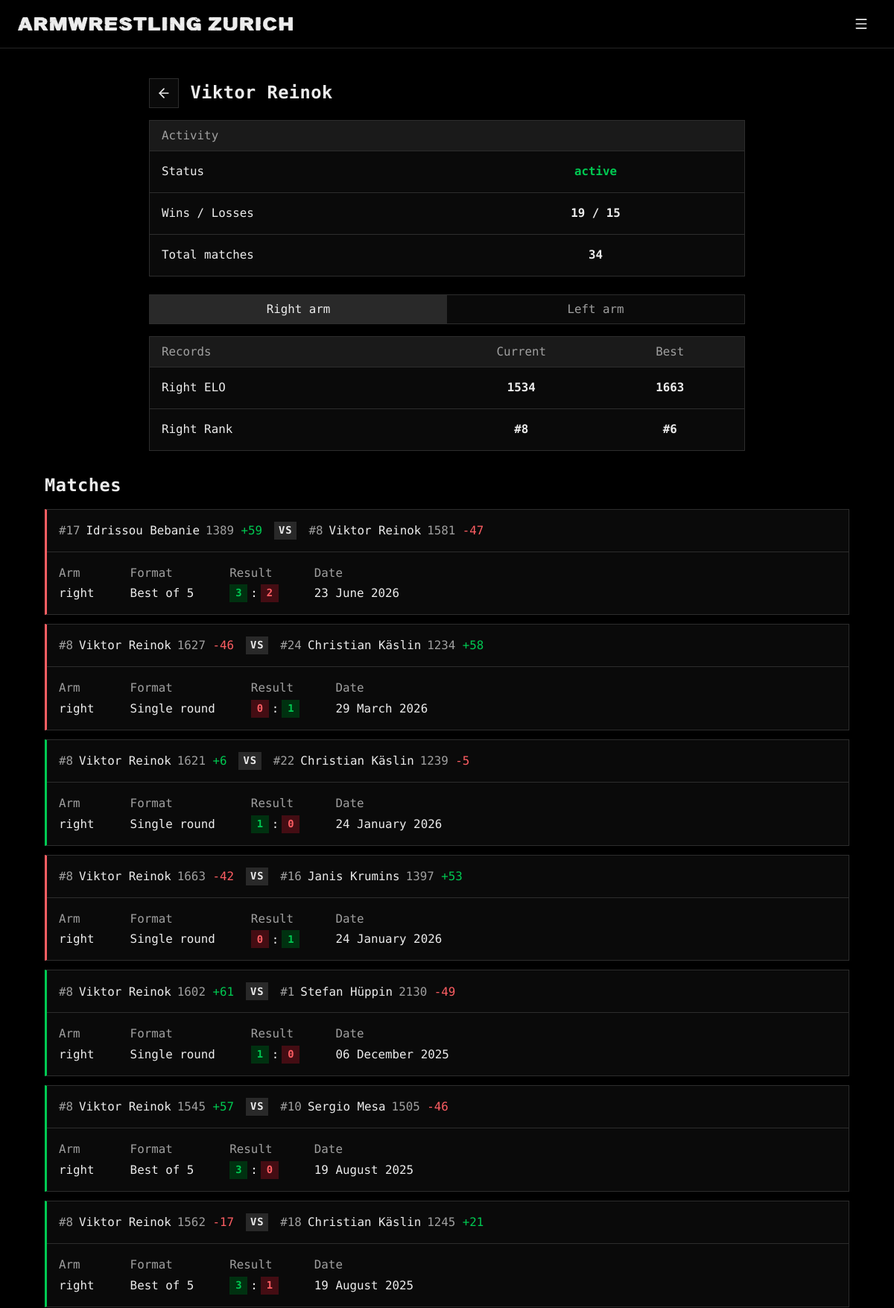
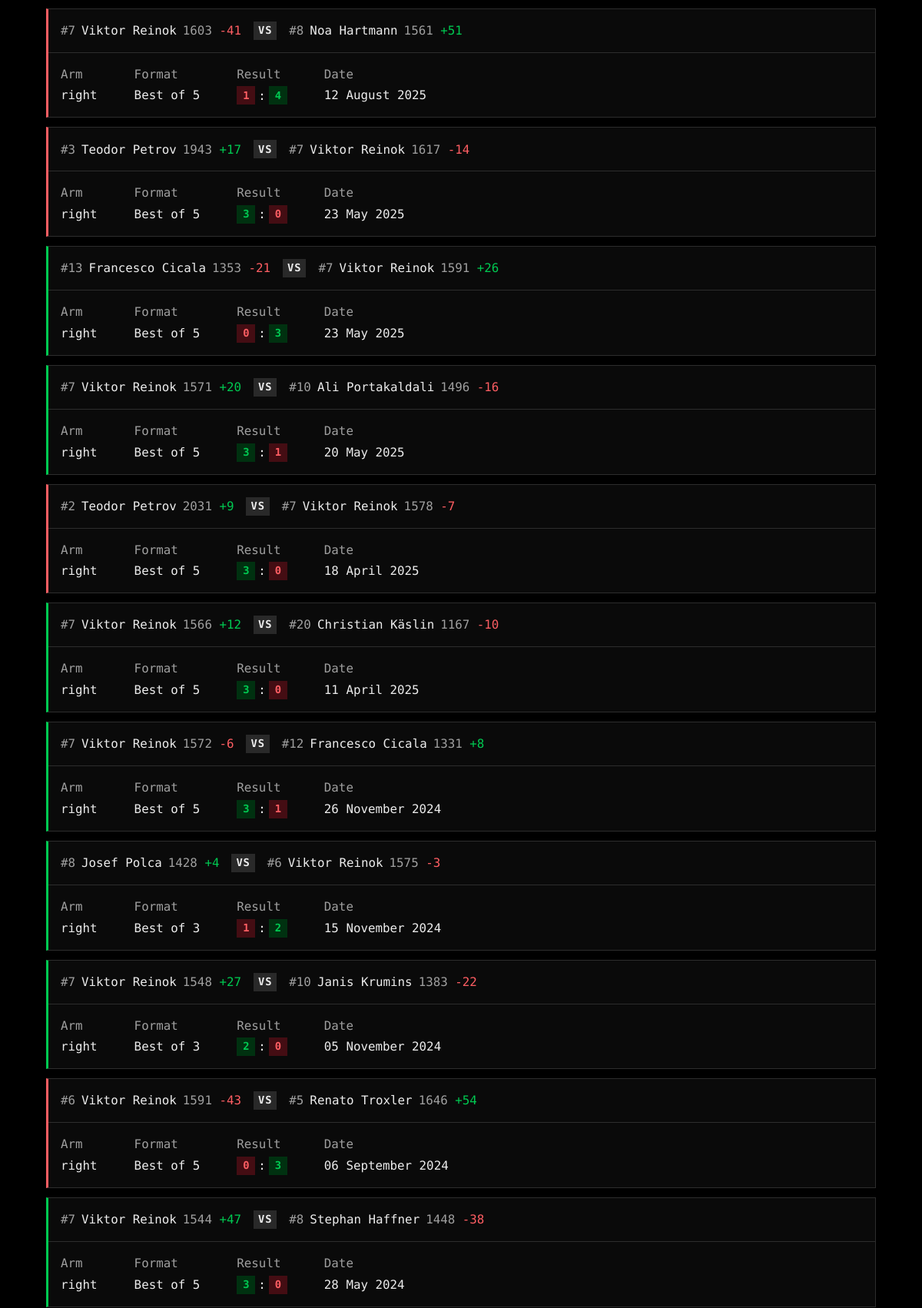
The app's page /view_member?id=2&arm=right (upper part) with its own data (2 pictures, top to bottom).
### tables this page shows
CREATE TABLE "armwrestlers" (
    id INTEGER PRIMARY KEY AUTOINCREMENT,
    name TEXT NOT NULL UNIQUE,
    right_elo INTEGER NOT NULL,
    left_elo INTEGER NOT NULL,
    right_rank INTEGER,
    left_rank INTEGER,
    added_by TEXT NOT NULL,
    last_edited_by TEXT, hidden INTEGER NOT NULL DEFAULT 0, active INTEGER NOT NULL DEFAULT 1,
    FOREIGN KEY (added_by) REFERENCES users(username)
);

CREATE TABLE "history" (
    id INTEGER PRIMARY KEY AUTOINCREMENT,
    armwrestler1_id INTEGER NOT NULL,
    armwrestler2_id INTEGER NOT NULL,
    arm TEXT NOT NULL CHECK (arm IN ('right', 'left')),
    armwrestler1_rank INTEGER NOT NULL,
    armwrestler2_rank INTEGER NOT NULL,
    armwrestler1_elo INTEGER NOT NULL,
    armwrestler2_elo INTEGER NOT NULL,
    armwrestler1_score INTEGER NOT NULL,
    armwrestler2_score INTEGER NOT NULL,
    armwrestler1_elo_diff INTEGER NOT NULL,
    armwrestler2_elo_diff INTEGER NOT NULL,
    selected_format TEXT NOT NULL,
    date DATETIME DEFAULT CURRENT_TIMESTAMP,
    added_by TEXT NOT NULL,
    FOREIGN KEY (armwrestler1_id) REFERENCES armwrestlers(id),
    FOREIGN KEY (armwrestler2_id) REFERENCES armwrestlers(id),
    FOREIGN KEY (added_by) REFERENCES users(username)
);

### armelo_app.py (the view, shortened to what this page needs)
@app.route("/view_member", methods=["GET"])
def view_member():
    try:
        id = int(request.args.get('id'))
    except (ValueError, TypeError):
        raise NotFound()
    if request.args.get('arm') not in ('right', 'left'):
        return redirect(url_for('view_member', id=id, arm='right'))
    arm = get_arm()
    name_result = db_execute('SELECT name FROM armwrestlers WHERE id = ?', id)
    if not name_result:
        raise NotFound()
    name = name_result[0]['name']
    query = '''
        SELECT
            CASE WHEN a.hidden THEN 'hidden' WHEN a.active THEN 'active' ELSE 'inactive' END AS current_status,
            a.right_elo, a.left_elo, a.right_rank, a.left_rank
        FROM armwrestlers a
        WHERE a.id = ?
    '''
    current_status, current_right_elo, current_left_elo, current_right_rank, current_left_rank = db_execute(query, id)[0]
    wins, losses = 0, 0
    history = db_execute('''
        SELECT a1.id AS armwrestler1_id, a1.name AS armwrestler1_name, a2.id AS armwrestler2_id, a2.name AS armwrestler2_name, h.arm,
               h.armwrestler1_rank, h.armwrestler2_rank, h.armwrestler1_elo, h.armwrestler2_elo,
               h.armwrestler1_score, h.armwrestler2_score, h.armwrestler1_elo_diff, h.armwrestler2_elo_diff,
               h.selected_format, h.date
        FROM history h
        JOIN armwrestlers a1 ON h.armwrestler1_id = a1.id
        JOIN armwrestlers a2 ON h.armwrestler2_id = a2.id
        WHERE h.armwrestler1_id = ? OR h.armwrestler2_id = ?
        ORDER BY h.id DESC
    ''', id, id)
    selected_arm_history = []
    if history:
        best_right_elo = current_right_elo
        best_left_elo = current_left_elo
        best_right_rank = current_right_rank
        best_left_rank = current_left_rank
        wins_losses = []
        for record in history:
            is_armwrestler1 = record['armwrestler1_id'] == id
            match_arm = record['arm']
            elo = record['armwrestler1_elo'] if is_armwrestler1 else record['armwrestler2_elo']
            rank = record['armwrestler1_rank'] if is_armwrestler1 else record['armwrestler2_rank']
            my_score, opponent_score = (record['armwrestler1_score'], record['armwrestler2_score']) if is_armwrestler1 else (record['armwrestler2_score'], record['armwrestler1_score'])
            if my_score > opponent_score:
                wins += 1
                if match_arm == arm:
                    wins_losses.append("win")
            elif my_score < opponent_score:
                losses += 1
                if match_arm == arm:
                    wins_losses.append("loss")
            elif match_arm == arm:
                wins_losses.append("draw")
            if match_arm == 'right':
                best_right_elo = max(best_right_elo, elo)
                best_right_rank = min(best_right_rank, rank) if best_right_rank is not None else rank
                if arm == 'right':
                    selected_arm_history.append(record)
            elif match_arm == 'left':
                best_left_elo = max(best_left_elo, elo)
                best_left_rank = min(best_left_rank, rank) if best_left_rank is not None else rank
                if arm == 'left':
                    selected_arm_history.append(record)
        formatted_data = get_matches_formatted_data(selected_arm_history)
        total_matches = len(history)
    badges_for_arm = db_execute('''
        SELECT badges.name, badges.color
        FROM armwrestler_badges
        JOIN badges ON armwrestler_badges.badge_id = badges.id
        WHERE armwrestler_badges.armwrestler_id = ? AND armwrestler_badges.arm = ?
    ''', id, arm)
    template_data = {
        'id': id,
        'name': name,
        'current_right_elo': current_right_elo, 'current_left_elo': current_left_elo,
        'current_right_rank': current_right_rank, 'current_left_rank': current_left_rank,
        'best_right_elo': best_right_elo, 'best_left_elo': best_left_elo,
        'best_right_rank': best_right_rank, 'best_left_rank': best_left_rank,
        'current_status': current_status,
        'matches': selected_arm_history, 'formatted_data': formatted_data,
        'wins': wins, 'losses': losses, 'total_matches': total_matches,
        'wins_losses': wins_losses,
        'arm': arm,
        'badges_for_arm': badges_for_arm
    }
    if is_htmx():
        return render_template('view_member_partial.html', **template_data)
    return render_template('view_member.html', **template_data)

### armelo_app.py (called while the page is built)
@app.context_processor
def inject_user():
    username = session.get('username')
    return dict(username=username)

### config.py (called while the page is built)
def get_db():
    db = getattr(g, '_database', None)
    if db is None:
        db = g._database = sqlite3.connect(DATABASE)
        db.row_factory = sqlite3.Row
    return db

def db_execute(query, *args):
    db = get_db()
    cur = db.cursor()
    try:
        cur.execute(query, args)
        if query.strip().upper().startswith(("SELECT", "WITH")):
            return cur.fetchall()
        db.commit()
    except sqlite3.Error:
        db.rollback()
        raise
    finally:
        cur.close()

### helpers.py (called while the page is built)
def is_htmx():
    return bool(request.headers.get('HX-Request')) and not request.headers.get('HX-History-Restore-Request')

def get_arm():
    arm = request.values.get('arm', 'right')
    return arm if arm in ('right', 'left') else 'right'

### templates/view_member.html (shortened to what this page needs)
{% extends "layout.html" %}
{% from 'macros.html' import back_header %}
{% block content %}
<div class="narrow stack">
    {{ back_header(name) }}
    <div class="table-wrap">
        <table class="table">
            <thead>
                <tr>
                    <th colspan="2">Activity</th>
                </tr>
            </thead>
            <tbody>
                <tr>
                    <td class="w-50">Status</td>
                    <td class="text-center">
                        <strong class="{% if current_status == 'active' %}text-success{% else %}text-secondary{% endif %}">{{ current_status }}</strong>
                    </td>
                </tr>
                <tr>
                    <td class="w-50">Wins / Losses</td>
                    <td class="text-center"><strong>{{ wins }} / {{ losses }}</strong></td>
                </tr>
                <tr>
                    <td class="w-50">Total matches</td>
                    <td class="text-center"><strong>{{ total_matches }}</strong></td>
                </tr>
            </tbody>
        </table>
    </div>
</div>
<div id="arm_info" class="stack">
    {% include 'view_member_partial.html' %}
</div>
{% endblock %}

### templates/macros.html (shortened to what this page needs)
{% macro icon(name) -%}
<svg class="icon" aria-hidden="true"><use href="{{ url_for('static', filename='icons.svg') }}#{{ name }}"></use></svg>
{%- endmacro %}
{% macro wordmark(name, label, width, height) -%}
<svg class="wordmark" viewBox="0 0 {{ width }} {{ height }}" role="img" aria-label="{{ label }}"><use href="{{ url_for('static', filename='icons.svg') }}#{{ name }}"></use></svg>
{%- endmacro %}
{% macro back_header(title) %}
<div class="page-header">
    <form action="{{ url_for('ranking') }}" method="GET">
        <button type="submit" class="btn btn-secondary btn-icon" aria-label="Back to rankings">{{ icon('arrow-left') }}</button>
    </form>
    <h2 class="page-title">{{ title }}</h2>
</div>
{% endmacro %}
{% macro arm_toggle(endpoint, target, push=false, url_kwargs={}) %}
<div class="segmented">
    <a href="{{ url_for(endpoint, arm='right', **url_kwargs) }}"
       class="segment {{ 'active' if arm == 'right' else '' }}"
       role="button"
       hx-get="{{ url_for(endpoint, arm='right', **url_kwargs) }}"
       hx-target="{{ target }}"
       hx-swap="innerMorph"
       {% if push %}hx-push-url="true"{% endif %}
       aria-pressed="{{ 'true' if arm == 'right' else 'false' }}">Right arm</a>
    <a href="{{ url_for(endpoint, arm='left', **url_kwargs) }}"
       class="segment {{ 'active' if arm == 'left' else '' }}"
       role="button"
       hx-get="{{ url_for(endpoint, arm='left', **url_kwargs) }}"
       hx-target="{{ target }}"
       hx-swap="innerMorph"
       {% if push %}hx-push-url="true"{% endif %}
       aria-pressed="{{ 'true' if arm == 'left' else 'false' }}">Left arm</a>
</div>
{% endmacro %}

### templates/view_member_partial.html (shortened to what this page needs)
{% from 'macros.html' import arm_toggle with context %}
<div class="narrow stack">
    {{ arm_toggle('view_member', '#arm_info', push=true, url_kwargs={'id': id}) }}
    <div class="table-wrap">
        <table class="table">
            <thead>
                <tr>
                    <th class="w-50">Records</th>
                    <th class="text-center w-25">Current</th>
                    <th class="text-center w-25">Best</th>
                </tr>
            </thead>
            <tbody>
                {% if arm == 'right' %}
                <tr>
                    <td>Right ELO</td>
                    <td class="text-center"><strong>{{ current_right_elo }}</strong></td>
                    <td class="text-center"><strong>{{ best_right_elo }}</strong></td>
                </tr>
                <tr>
                    <td>Right Rank</td>
                    <td class="text-center"><strong>{% if current_right_rank %}#{% endif %}{{ current_right_rank }}</strong></td>
                    <td class="text-center"><strong>{% if best_right_rank %}#{% endif %}{{ best_right_rank }}</strong></td>
                </tr>
                {% endif %}
            </tbody>
        </table>
    </div>
</div>
<h2 class="section-title">Matches</h2>
{% if matches %}
{% include 'matches_partial.html' %}
{% else %}
<div class="note">
    The armwrestler has not had any matches on the <strong>{{ arm }}</strong> arm.
</div>
{% endif %}

### templates/matches_partial.html (shortened to what this page needs)
{% from 'macros.html' import modal_header %}
<div class="match-list">
{% for match in matches %}
{% set data = formatted_data[loop.index0] %}
    <div class="card match {{ wins_losses[loop.index0] if wins_losses else '' }}">
        <div class="match-players">
            <div class="player">
                {% if match['armwrestler1_rank'] %}
                <span class="rank">#{{ match['armwrestler1_rank'] }}</span>
                {% endif %}
                <a href="{{ url_for('view_member', id=match['armwrestler1_id'], arm=match['arm']) }}" class="name-link">{{ match['armwrestler1_name'] }}</a>
                <span class="elo">{{ match['armwrestler1_elo'] }} <span class="{{ data.diff1_color }}">{{ data.diff1_text }}</span></span>
            </div>
            <span class="vs">VS</span>
            <div class="player">
                {% if match['armwrestler2_rank'] %}
                <span class="rank">#{{ match['armwrestler2_rank'] }}</span>
                {% endif %}
                <a href="{{ url_for('view_member', id=match['armwrestler2_id'], arm=match['arm']) }}" class="name-link">{{ match['armwrestler2_name'] }}</a>
                <span class="elo">{{ match['armwrestler2_elo'] }} <span class="{{ data.diff2_color }}">{{ data.diff2_text }}</span></span>
            </div>
        </div>
        <dl class="match-meta">
            <div>
                <dt>Arm</dt>
                <dd>{{ match['arm'] }}</dd>
            </div>
            <div>
                <dt>Format</dt>
                <dd>{{ match['selected_format'] }}</dd>
            </div>
            <div>
                <dt>Result</dt>
                <dd><span class="badge badge-score {{ data.score1_color }}">{{ match['armwrestler1_score'] }}</span>:<span class="badge badge-score {{ data.score2_color }}">{{ match['armwrestler2_score'] }}</span></dd>
            </div>
            <div>
                <dt>Date</dt>
                <dd>{{ data.date }}</dd>
            </div>
        </dl>
    </div>
{% endfor %}
</div>

### records on screen
armwrestlers: name "Viktor Reinok", right_elo "1534"
history: armwrestler1_elo "1663", armwrestler1_rank "8", armwrestler1_name "Viktor Reinok", diff1_text "-42", armwrestler2_rank "16", armwrestler2_name "Janis Krumins", armwrestler2_elo "1397", diff2_text "+53", arm "right", selected_format "Single round", armwrestler1_score "0", armwrestler2_score "1", date "24 January 2026"
history: armwrestler1_rank "17", armwrestler1_name "Idrissou Bebanie", armwrestler1_elo "1389", diff1_text "+59", armwrestler2_rank "8", armwrestler2_name "Viktor Reinok", armwrestler2_elo "1581", diff2_text "-47", arm "right", selected_format "Best of 5", armwrestler1_score "3", armwrestler2_score "2", date "23 June 2026"
history: armwrestler1_rank "8", armwrestler1_name "Viktor Reinok", armwrestler1_elo "1627", diff1_text "-46", armwrestler2_rank "24", armwrestler2_name "Christian Käslin", armwrestler2_elo "1234", diff2_text "+58", arm "right", selected_format "Single round", armwrestler1_score "0", armwrestler2_score "1", date "29 March 2026"
history: armwrestler1_rank "8", armwrestler1_name "Viktor Reinok", armwrestler1_elo "1621", diff1_text "+6", armwrestler2_rank "22", armwrestler2_name "Christian Käslin", armwrestler2_elo "1239", diff2_text "-5", arm "right", selected_format "Single round", armwrestler1_score "1", armwrestler2_score "0", date "24 January 2026"
history: armwrestler1_rank "8", armwrestler1_name "Viktor Reinok", armwrestler1_elo "1602", diff1_text "+61", armwrestler2_rank "1", armwrestler2_name "Stefan Hüppin", armwrestler2_elo "2130", diff2_text "-49", arm "right", selected_format "Single round", armwrestler1_score "1", armwrestler2_score "0", date "06 December 2025"
history: armwrestler1_rank "8", armwrestler1_name "Viktor Reinok", armwrestler1_elo "1545", diff1_text "+57", armwrestler2_rank "10", armwrestler2_name "Sergio Mesa", armwrestler2_elo "1505", diff2_text "-46", arm "right", selected_format "Best of 5", armwrestler1_score "3", armwrestler2_score "0", date "19 August 2025"
history: armwrestler1_rank "8", armwrestler1_name "Viktor Reinok", armwrestler1_elo "1562", diff1_text "-17", armwrestler2_rank "18", armwrestler2_name "Christian Käslin", armwrestler2_elo "1245", diff2_text "+21", arm "right", selected_format "Best of 5", armwrestler1_score "3", armwrestler2_score "1", date "19 August 2025"
history: armwrestler1_rank "7", armwrestler1_name "Viktor Reinok", armwrestler1_elo "1603", diff1_text "-41", armwrestler2_rank "8", armwrestler2_name "Noa Hartmann", armwrestler2_elo "1561", diff2_text "+51", arm "right", selected_format "Best of 5", armwrestler1_score "1", armwrestler2_score "4", date "12 August 2025"
history: armwrestler1_rank "3", armwrestler1_name "Teodor Petrov", armwrestler1_elo "1943", diff1_text "+17", armwrestler2_rank "7", armwrestler2_name "Viktor Reinok", armwrestler2_elo "1617", diff2_text "-14", arm "right", selected_format "Best of 5", armwrestler1_score "3", armwrestler2_score "0", date "23 May 2025"
history: armwrestler1_rank "13", armwrestler1_name "Francesco Cicala", armwrestler1_elo "1353", diff1_text "-21", armwrestler2_rank "7", armwrestler2_name "Viktor Reinok", armwrestler2_elo "1591", diff2_text "+26", arm "right", selected_format "Best of 5", armwrestler1_score "0", armwrestler2_score "3", date "23 May 2025"
history: armwrestler1_rank "7", armwrestler1_name "Viktor Reinok", armwrestler1_elo "1571", diff1_text "+20", armwrestler2_rank "10", armwrestler2_name "Ali Portakaldali", armwrestler2_elo "1496", diff2_text "-16", arm "right", selected_format "Best of 5", armwrestler1_score "3", armwrestler2_score "1", date "20 May 2025"
history: armwrestler1_rank "2", armwrestler1_name "Teodor Petrov", armwrestler1_elo "2031", diff1_text "+9", armwrestler2_rank "7", armwrestler2_name "Viktor Reinok", armwrestler2_elo "1578", diff2_text "-7", arm "right", selected_format "Best of 5", armwrestler1_score "3", armwrestler2_score "0", date "18 April 2025"
history: armwrestler1_rank "7", armwrestler1_name "Viktor Reinok", armwrestler1_elo "1566", diff1_text "+12", armwrestler2_rank "20", armwrestler2_name "Christian Käslin", armwrestler2_elo "1167", diff2_text "-10", arm "right", selected_format "Best of 5", armwrestler1_score "3", armwrestler2_score "0", date "11 April 2025"
history: armwrestler1_rank "7", armwrestler1_name "Viktor Reinok", armwrestler1_elo "1572", diff1_text "-6", armwrestler2_rank "12", armwrestler2_name "Francesco Cicala", armwrestler2_elo "1331", diff2_text "+8", arm "right", selected_format "Best of 5", armwrestler1_score "3", armwrestler2_score "1", date "26 November 2024"
history: armwrestler1_rank "8", armwrestler1_name "Josef Polca", armwrestler1_elo "1428", diff1_text "+4", armwrestler2_rank "6", armwrestler2_name "Viktor Reinok", armwrestler2_elo "1575", diff2_text "-3", arm "right", selected_format "Best of 3", armwrestler1_score "1", armwrestler2_score "2", date "15 November 2024"
history: armwrestler1_rank "7", armwrestler1_name "Viktor Reinok", armwrestler1_elo "1548", diff1_text "+27", armwrestler2_rank "10", armwrestler2_name "Janis Krumins", armwrestler2_elo "1383", diff2_text "-22", arm "right", selected_format "Best of 3", armwrestler1_score "2", armwrestler2_score "0", date "05 November 2024"
history: armwrestler1_rank "6", armwrestler1_name "Viktor Reinok", armwrestler1_elo "1591", diff1_text "-43", armwrestler2_rank "5", armwrestler2_name "Renato Troxler", armwrestler2_elo "1646", diff2_text "+54", arm "right", selected_format "Best of 5", armwrestler1_score "0", armwrestler2_score "3", date "06 September 2024"
history: armwrestler1_rank "7", armwrestler1_name "Viktor Reinok", armwrestler1_elo "1544", diff1_text "+47", armwrestler2_rank "8", armwrestler2_name "Stephan Haffner", armwrestler2_elo "1448", diff2_text "-38", arm "right", selected_format "Best of 5", armwrestler1_score "3", armwrestler2_score "0", date "28 May 2024"

### other values on screen
{{ current_status }} "active"
{{ wins }} "19"
{{ losses }} "15"
{{ total_matches }} "34"
{{ current_right_rank }} "8"
{{ best_right_rank }} "6"
